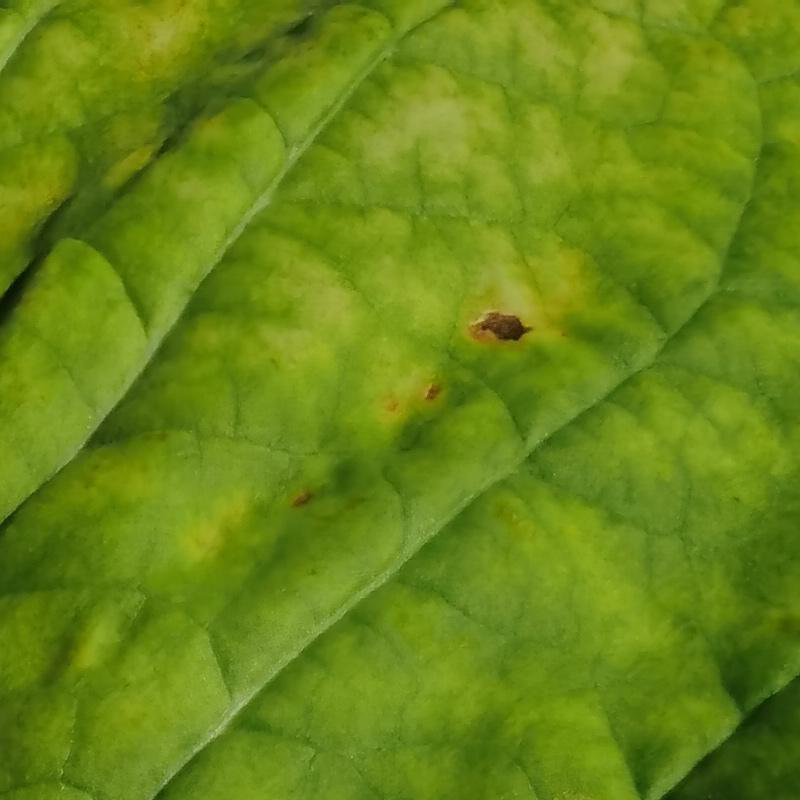
#> input picture app/example_images/IMG_20231015_110457_16.png, 800 x 800 px; its folder holds only this picture in this run
$ python -i isolation.py   (imports and definitions only)
#> lines starting #> are read from the running program, lines starting #| are printed output that depends on the picture; after the words box and inside, x2 and y2 are one past the last pixel; in counts of white or black regions, pixels touching at a corner belong together
### core/render.py
"""Overlay de máscaras para lectura humana.

Celebrimbor gobierna este módulo. Los colores y las opacidades provienen del
sistema visual (`docs/DESIGN.md`, `frontend/tokens.css`): lesión en terracota,
nervadura en oro viejo. La textura original debe seguir viéndose.

El overlay tiene dos modos. El básico mezcla las máscaras y no agrega nada: es
el que se usa para auditar píxeles. El anotado (``annotate=True``) agrega lo que
hace falta para leer la foto sin explicación: contorno de cada mancha, un número
en su interior y una leyenda con los tres tejidos. No cambia el tamaño de la
imagen: el resultado sigue midiendo lo mismo que la imagen analizada.
"""

from __future__ import annotations

import cv2
import numpy as np

# Tokens de datos, en RGB. Deben coincidir con --data-lesion / --data-vein.
LESION_RGB = (166, 62, 36)      # #A63E24 — --data-lesion
LESION_EDGE_RGB = (122, 31, 20)  # #7A1F14 — --data-lesion-edge
VEIN_RGB = (201, 162, 39)       # #C9A227 — --data-vein

# Tokens de las capas de procesamiento (lectura interna, no del overlay final).
MASK_INK_RGB = (44, 74, 51)     # #2C4A33 — --moss-800: superficie detectada
MASK_PAPER_RGB = (255, 252, 242)  # #FFFCF2 — --cream-50: fondo de la máscara
DISCARD_RGB = (138, 124, 94)    # #8A7C5E — --edge-500: componente descartado
# Halo recuperado por histéresis: LESION_RGB al 45 % sobre MASK_PAPER_RGB. No es
# un color nuevo, es la terracota de lesión con menos tinta.
HALO_RGB = (215, 166, 149)
# Clorosis: (217, 164, 65) = #D9A441 = --honey-500. Ni oro de nervadura ni
# terracota de lesión: es la tercera familia de tejido.
CHLOROSIS_RGB = (217, 164, 65)

# Leyenda del overlay anotado: placa de tinta verde con texto en crema. Va sobre
# la foto, así que necesita contraste propio en cualquier iluminación.
LEGEND_PLATE_RGB = MASK_INK_RGB
LEGEND_TEXT_RGB = MASK_PAPER_RGB
# Enumerar más manchas de las que el ojo puede seguir tapa más de lo que aclara.
MAX_ANNOTATED_LESIONS = 24


# [183 lines left out: functions render_overlay, _annotate, _put_tag, _draw_legend, not called in this run]


def render_mask(
    mask: np.ndarray,
    color: tuple[int, int, int] = MASK_INK_RGB,
    paper: tuple[int, int, int] = MASK_PAPER_RGB,
) -> np.ndarray:
    """Máscara booleana como imagen RGB legible: tinta sobre papel."""
    values = np.asarray(mask).astype(bool)
    if values.ndim != 2:
        raise ValueError("Se esperaba una máscara 2D.")
    output = np.empty(values.shape + (3,), dtype=np.uint8)
    output[...] = np.array(paper, dtype=np.uint8)
    output[values] = np.array(color, dtype=np.uint8)
    return output


# [26 lines left out: functions render_components, render_growth, not called in this run]


def render_score(
    image: np.ndarray,
    score: np.ndarray,
    pivot: float = 0.0,
    span: float = 0.35,
    alpha: float = 0.85,
    color: tuple[int, int, int] = LESION_RGB,
) -> np.ndarray:
    """Pinta el puntaje de un detector sobre la imagen en escala de grises.

    ``score`` es adimensional y continuo; ``pivot`` es el valor que se declara
    "sin evidencia" y ``span`` la distancia a la que la marca satura. La marca
    usa la terracota de lesión para que el ojo la lea como el mismo dato.
    """
    if image.dtype != np.uint8 or image.ndim != 3 or image.shape[2] != 3:
        raise ValueError("Se esperaba una imagen RGB uint8 de H×W×3.")
    values = np.asarray(score, dtype=np.float32)
    if values.shape != image.shape[:2]:
        raise ValueError("El puntaje no coincide con la imagen.")
    if span <= 0:
        raise ValueError("span debe ser positivo.")

    gray = cv2.cvtColor(image, cv2.COLOR_RGB2GRAY)
    base = cv2.cvtColor(gray, cv2.COLOR_GRAY2RGB).astype(np.float32) * 0.72
    weight = np.clip((values - pivot) / span, 0.0, 1.0) * alpha
    weight = weight[..., None]
    tinted = base * (1.0 - weight) + np.array(color, dtype=np.float32) * weight
    return np.clip(tinted, 0, 255).astype(np.uint8)


# [8 lines left out: function to_rgb, not called in this run]


def _blend(region: np.ndarray, color: tuple[int, int, int], alpha: float) -> np.ndarray:
    return region * (1.0 - alpha) + np.array(color, dtype=np.float32) * alpha

### core/layers.py
"""Capas de procesamiento: la traza visual de lo que se le hace a la imagen.

Celebrimbor gobierna la lectura y Aragorn el orden. Una capa no es un
resultado: es una imagen explicable que existe para que el operario vea por qué
el detector decidió lo que decidió. Su ficha técnica viaja en
``trace.layers``; los píxeles se guardan aparte como PNG y el contrato solo
publica la URL.
"""

from __future__ import annotations

import re
from dataclasses import dataclass
from typing import Any

import numpy as np

LAYER_KEY_PATTERN = re.compile(r"^[a-z][a-z0-9_]{2,40}$")
STAGES = ("entrada", "aislamiento", "preproceso", "segmentacion", "medicion")


@dataclass(frozen=True)
class Layer:
    """Una etapa visible: clave estable, ficha en español y píxeles uint8."""

    key: str
    stage: str
    title: str
    caption: str
    image: np.ndarray

    def __post_init__(self) -> None:
        if not LAYER_KEY_PATTERN.fullmatch(self.key):
            raise ValueError(f"Clave de capa inválida: {self.key!r}.")
        if self.stage not in STAGES:
            raise ValueError(f"Etapa de capa desconocida: {self.stage!r}.")
        image = np.asarray(self.image)
        if image.dtype != np.uint8:
            raise ValueError("Una capa se guarda como uint8.")
        if image.ndim == 2:
            pass
        elif image.ndim == 3 and image.shape[2] == 3:
            pass
        else:
            raise ValueError("Una capa es H×W en gris o H×W×3 en RGB.")
        object.__setattr__(self, "image", image)

    @property
    def channels(self) -> int:
        return 1 if self.image.ndim == 2 else int(self.image.shape[2])

    # [11 lines left out: function to_dict, not called in this run]

### core/isolation.py
"""Aislamiento de la hoja respecto del fondo.

Legolas gobierna este módulo. La etapa separa **una hoja dominante** del fondo
que la rodea; no identifica especies ni recorta lesiones.

El criterio viejo pedía verde: una hoja clorótica, una hoja seca o una foto con
luz cálida caían fuera y el pipeline decía «no es una hoja». El criterio nuevo
(ADR-020) no pregunta de qué color es la hoja sino **cuánto se diferencia del
fondo**:

1. Se modela el fondo con los píxeles del borde y de las esquinas: su color
   mediano en Lab y su dispersión robusta (MAD). Nada de promedios globales.
2. Cada píxel recibe una **distancia al fondo** normalizada por esa dispersión.
   Un píxel es candidato si está lejos del fondo, o si tiene exceso de verde
   (una hoja muy parecida a la mesa igual se reconoce por su color).
3. Se descartan los candidatos que tocan el borde (eso es fondo, no objeto) y
   los trazos finos (texto, cables, sombras alargadas).
4. El componente más grande se refina con GrabCut, que ajusta el borde por color
   local en vez de por umbral global.
5. Se recorta con un margen pequeño, se rellena el interior y se devuelve la
   máscara. Si la hoja ocupa casi todo el cuadro, no se recorta nada.

La decisión y sus límites están en ``docs/DECISIONES.md`` (ADR-009 y ADR-020).
"""

from __future__ import annotations

from dataclasses import dataclass
from typing import Any

import cv2
import numpy as np

from core.layers import Layer
from core.render import MASK_INK_RGB, render_mask, render_score

# Rango de tono que se considera tejido vegetal (verde a amarillo).
GREEN_HUE = (10, 115)
GREEN_MIN_SATURATION = 20
GREEN_MIN_EXG = 0.01

# Una región de hoja no es un trazo: se exige un mínimo de espesor y de relleno.
MIN_ASPECT = 0.10
MIN_FILL = 0.25
# Espesor mínimo, en fracción del lado menor, para no confundir texto, cables o el
# borde de la mesa con una hoja. Se mide la transformada de distancia (el radio
# del disco más grande que cabe dentro del objeto) y no la relación de aspecto:
# una mancha alargada sigue siendo hoja, una línea de texto nunca lo es.
MIN_BODY_FRACTION = 0.025


@dataclass(frozen=True)
class IsolationReport:
    """Procedencia del recorte, sin máscaras: es lo que viaja en el trace."""

    method: str
    source_width: int
    source_height: int
    analysis_width: int
    analysis_height: int
    bbox: tuple[int, int, int, int]
    prior_fraction: float
    leaf_fraction: float
    components: int
    warnings: tuple[str, ...] = ()
    # Retrato del fondo que se descontó y del umbral que se aplicó. Sin esto el
    # recorte no se puede discutir.
    background_lab: tuple[float, float, float] = ()
    threshold: float = 0.0
    foreground_fraction: float = 0.0

    # [17 lines left out: function to_dict, not called in this run]


@dataclass(frozen=True)
class IsolationResult:
    """Imagen recortada, máscara de hoja y procedencia."""

    image: np.ndarray
    mask: np.ndarray
    report: IsolationReport
    # Capas visibles de la etapa: candidatos, distancia al fondo, máscara y recorte.
    layers: tuple[Layer, ...] = ()

    @property
    def has_leaf(self) -> bool:
        return bool(self.mask.any())


@dataclass(frozen=True)
class _Foreground:
    """Resultado interno de la separación gruesa, antes de GrabCut."""

    candidate: np.ndarray
    foreground: np.ndarray
    distance: np.ndarray
    threshold: float
    background_lab: tuple[float, float, float]
    components: int
    warnings: tuple[str, ...]


class LeafIsolator:
    """Separa una hoja dominante del fondo por color de contraste y GrabCut."""

    name = "background_contrast_grabcut"

    # [509 lines left out: functions __init__, isolate, _all_leaf, _no_leaf, _crop, _foreground and 10 more, not called in this run]


def _require_rgb(image: np.ndarray) -> None:
    if image.dtype != np.uint8 or image.ndim != 3 or image.shape[2] != 3:
        raise ValueError("Se esperaba una imagen RGB uint8 de H×W×3.")

>>> import cv2
>>> picture = cv2.cvtColor(cv2.imread('../app/example_images/IMG_20231015_110457_16.png'), cv2.COLOR_BGR2RGB)
>>> result = LeafIsolator().isolate(picture)
#> in _foreground, `lab = cv2.cvtColor(image, cv2.COLOR_RGB2LAB).astype(np.float32)`:
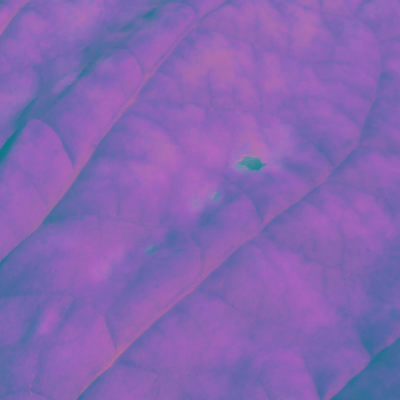
#> lab: shape (800, 800, 3) float32 (shown at 1/2 size); mean R, G, B 133, 101.8, 179.2
#> in _background_model, `center = np.median(sample, axis=0)`: center = [128, 102, 179]
#> in _background_model, `deviation = np.median(np.abs(sample - center), axis=0)`: deviation = [15, 2, 5]
#> in _background_model, `spread = np.clip(1.4826 * deviation, 4.0, 40.0)`: spread = [22.24, 4, 7.41]
#> in _foreground, `background, spread = _background_model(lab)`: background = [128, 102, 179]; spread = [22.24, 4, 7.41]
#> in _foreground, `color_candidate = distance > threshold`:
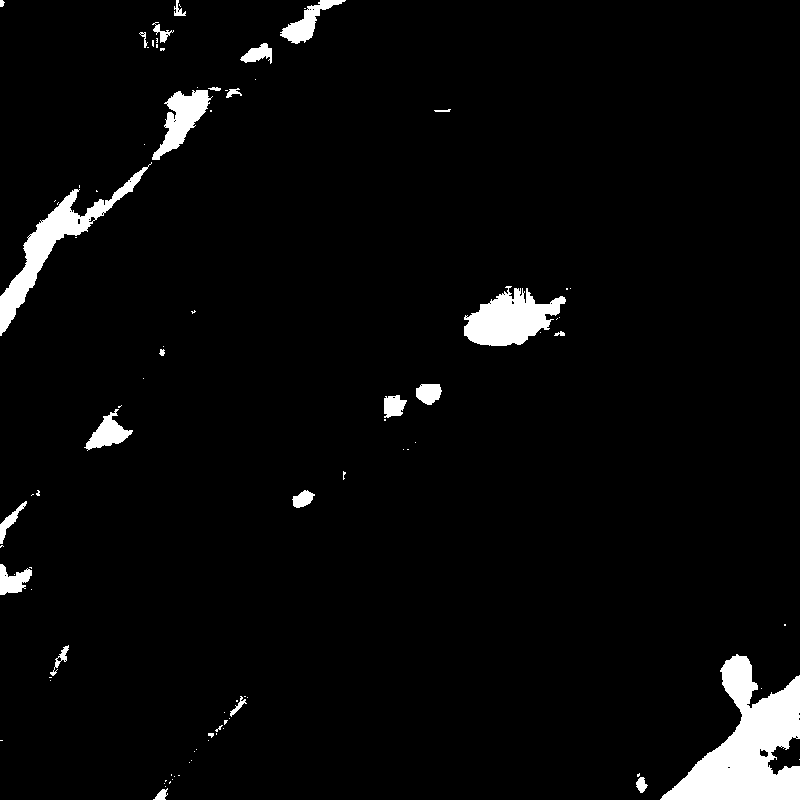
#> color_candidate: shape (800, 800) bool; 3.9% white; 92 white regions (66 under 20 px), largest, box (x1, y1, x2, y2) and area: (660, 654, 800, 800) 9897, (0, 162, 152, 336) 4027, (464, 286, 566, 346) 3595
#> in _green_prior, `return ( (exg > GREEN_MIN_EXG) & (hsv[..., 1] > GREEN_MIN_SATURATION) ..`:
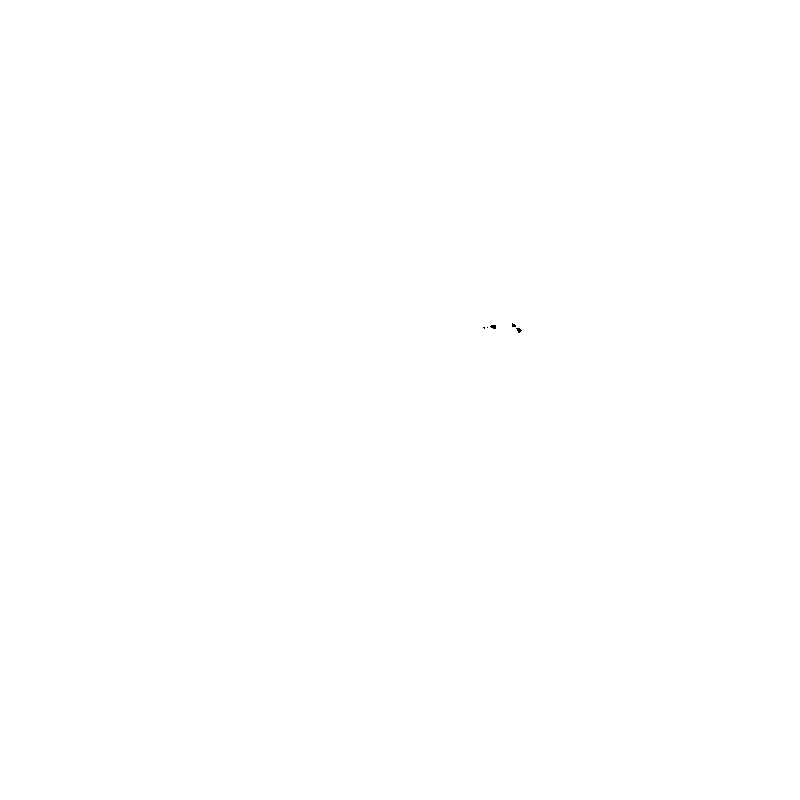
#> returned value: shape (800, 800) bool; 100% white; black in thin lines or dots, all inside (x1, y1, x2, y2) = (483, 323, 522, 333)
#> in _remove_background_and_strokes, `count, labels, stats, _ = cv2.connectedComponentsWithStats(candidate, ..`: count = 2; stats = [[-1, 2147483647, 0, 0, 0], [0, 0, 800, 800, 640000]]
#> in _remove_background_and_strokes, `border = set(int(value) for value in np.unique(labels[0, :]))`: border = 1 item
#> the loop in _remove_background_and_strokes, `for label in range(1, count):` made 1 pass
#> after the loop in _remove_background_and_strokes, `for label in range(1, count):`: components = 1
#> in _foreground, `foreground, components, dropped = _remove_background_and_strokes(candi..`: dropped = False
#> in render_score, `gray = cv2.cvtColor(image, cv2.COLOR_RGB2GRAY)`:
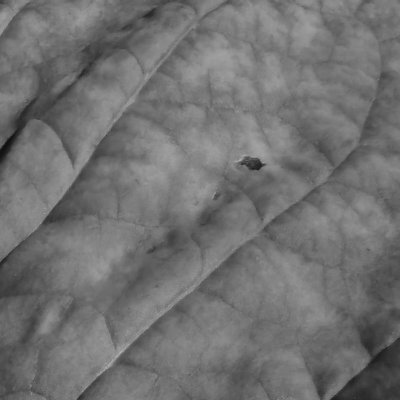
#> gray: shape (800, 800) (shown at 1/2 size); min 10, max 187, mean 112.8
#> in render_score, `base = cv2.cvtColor(gray, cv2.COLOR_GRAY2RGB).astype(np.float32) * 0.72`:
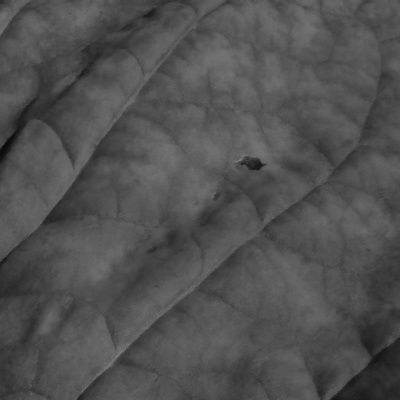
#> base: shape (800, 800, 3) float32 (shown at 1/2 size); min 7.2, max 134.6, mean 81.3
#> in render_score, `weight = np.clip((values - pivot) / span, 0.0, 1.0) * alpha`:
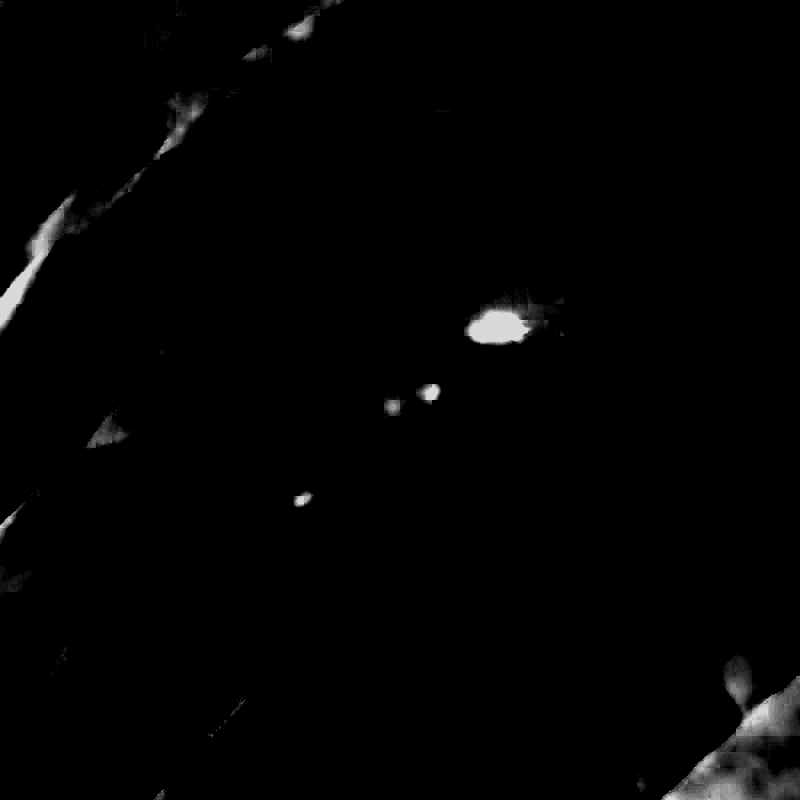
#> weight: shape (800, 800) float32; min 0, max 0.85, mean 0.0119
#> in isolate, `prior_fraction = float(coarse.candidate.mean())`: prior_fraction = 1
#> in _crop, `x0, x1 = int(xs.min()), int(xs.max()) + 1`: x0 = 0; x1 = 800
#> in _crop, `y0, y1 = int(ys.min()), int(ys.max()) + 1`: y0 = 0; y1 = 800
#> in _crop, `layers = list(extra_layers)`: layers = 2 items

$ run again, on app/example_images/IMG_20231015_110457_19.png
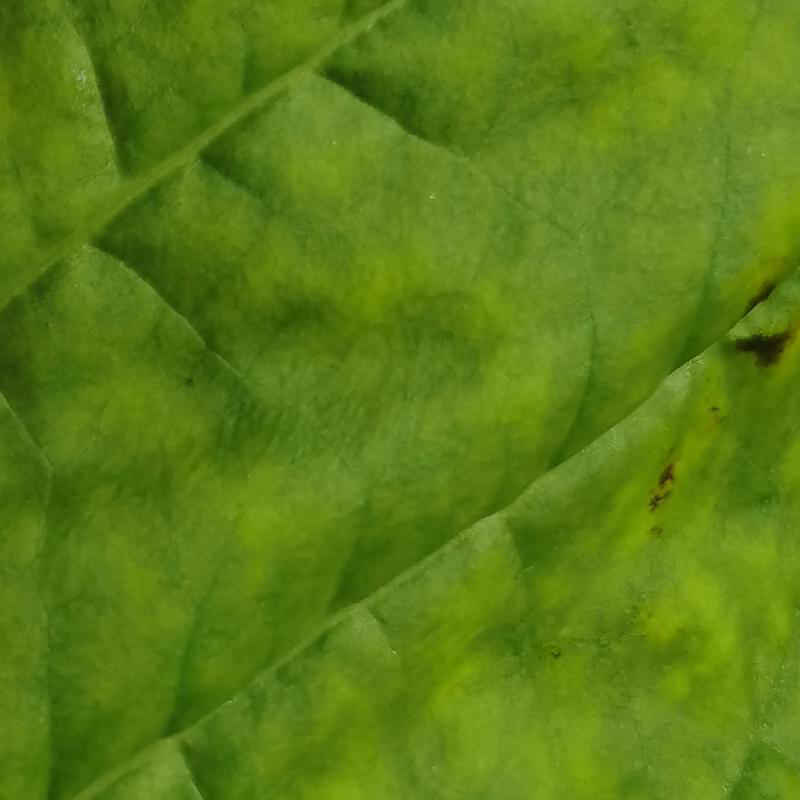
#> input picture app/example_images/IMG_20231015_110457_19.png, 800 x 800 px
#> center = [126, 100, 176]
#> deviation = [13, 1, 3]
#> in _background_model, `spread = np.clip(1.4826 * deviation, 4.0, 40.0)`: spread = [19.27, 4, 4.45]
#> in _foreground, `background, spread = _background_model(lab)`: background = [126, 100, 176]; spread = [19.27, 4, 4.45]
#> color_candidate: shape (800, 800) bool; 3.7% white; 106 white regions (67 under 20 px), largest, box (x1, y1, x2, y2) and area: (0, 299, 38, 415) 2878, (93, 206, 184, 315) 2798, (325, 65, 423, 135) 2184
#> in _green_prior, `exg = (2.0 * rgb[..., 1] - rgb[..., 0] - rgb[..., 2]) / 255.0`:
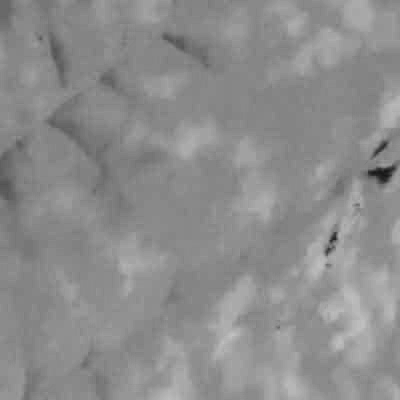
#> exg: shape (800, 800) float32 (shown at 1/2 size); min 0.0784, max 0.765, mean 0.552
#> hsv: shape (800, 800, 3); mean H, S, V 40.3, 214.1, 126.1
#> labels: shape (800, 800) int32; every value is 1
#> count = 2; stats = [[-1, 2147483647, 0, 0, 0], [0, 0, 800, 800, 640000]]
#> body: shape (800, 800) float32; every value is 3.4e+38
#> border = 1 item
#> the loop in _remove_background_and_strokes, `for label in range(1, count):` made 1 pass
#> after the loop in _remove_background_and_strokes, `for label in range(1, count):`: components = 1
#> in _foreground, `foreground, components, dropped = _remove_background_and_strokes(candi..`: dropped = False
#> in render_score, `weight = np.clip((values - pivot) / span, 0.0, 1.0) * alpha`:
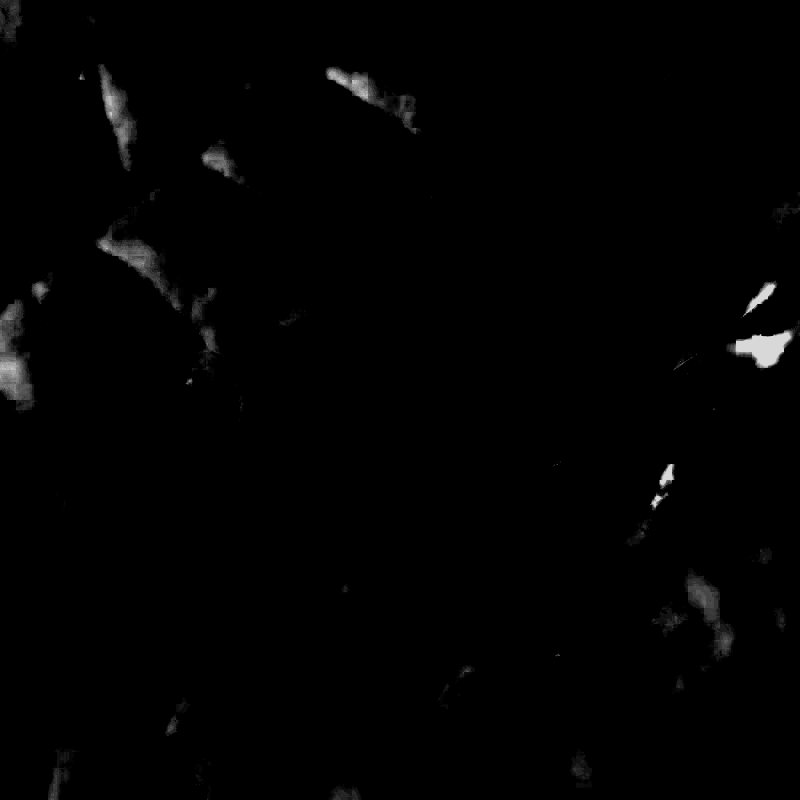
#> weight: shape (800, 800) float32; min 0, max 0.85, mean 0.00819
#> prior_fraction = 1
#> x0 = 0; x1 = 800
#> y0 = 0; y1 = 800
#> layers = 2 items
